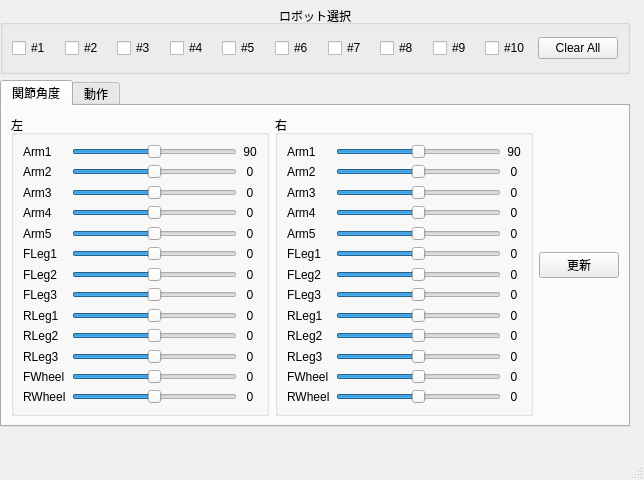
<?xml version="1.0" encoding="UTF-8"?>
<ui version="4.0">
 <class>MainWindow</class>
 <widget class="QMainWindow" name="MainWindow">
  <property name="geometry">
   <rect>
    <x>0</x>
    <y>0</y>
    <width>644</width>
    <height>480</height>
   </rect>
  </property>
  <property name="windowTitle">
   <string>Robot Controller</string>
  </property>
  <widget class="QWidget" name="centralwidget">
   <widget class="QTabWidget" name="tabWidget">
    <property name="geometry">
     <rect>
      <x>0</x>
      <y>80</y>
      <width>630</width>
      <height>347</height>
     </rect>
    </property>
    <property name="currentIndex">
     <number>0</number>
    </property>
    <widget class="QWidget" name="tab">
     <attribute name="title">
      <string>関節角度</string>
     </attribute>
     <layout class="QHBoxLayout" name="horizontalLayout_2" stretch="5,5,1">
      <item>
       <widget class="QGroupBox" name="groupBox_1">
        <property name="title">
         <string>左</string>
        </property>
        <layout class="QGridLayout" name="gridLayout">
         <item row="0" column="0">
          <widget class="QLabel" name="label">
           <property name="text">
            <string>Arm1</string>
           </property>
          </widget>
         </item>
         <item row="0" column="1">
          <widget class="QSlider" name="anglelSlider_0">
           <property name="minimum">
            <number>-90</number>
           </property>
           <property name="maximum">
            <number>90</number>
           </property>
           <property name="orientation">
            <enum>Qt::Horizontal</enum>
           </property>
           <property name="sliderNum" stdset="0">
            <number>0</number>
           </property>
          </widget>
         </item>
         <item row="0" column="2">
          <widget class="QLabel" name="angLabel_1">
           <property name="text">
            <string>90</string>
           </property>
           <property name="alignment">
            <set>Qt::AlignCenter</set>
           </property>
          </widget>
         </item>
         <item row="1" column="0">
          <widget class="QLabel" name="label_4">
           <property name="text">
            <string>Arm2</string>
           </property>
          </widget>
         </item>
         <item row="1" column="1">
          <widget class="QSlider" name="anglelSlider_1">
           <property name="minimum">
            <number>-90</number>
           </property>
           <property name="maximum">
            <number>90</number>
           </property>
           <property name="orientation">
            <enum>Qt::Horizontal</enum>
           </property>
           <property name="sliderNum" stdset="0">
            <number>1</number>
           </property>
          </widget>
         </item>
         <item row="1" column="2">
          <widget class="QLabel" name="angLabel_2">
           <property name="text">
            <string>0</string>
           </property>
           <property name="alignment">
            <set>Qt::AlignCenter</set>
           </property>
          </widget>
         </item>
         <item row="2" column="0">
          <widget class="QLabel" name="label_6">
           <property name="text">
            <string>Arm3</string>
           </property>
          </widget>
         </item>
         <item row="2" column="1">
          <widget class="QSlider" name="anglelSlider_3">
           <property name="minimum">
            <number>-90</number>
           </property>
           <property name="maximum">
            <number>90</number>
           </property>
           <property name="orientation">
            <enum>Qt::Horizontal</enum>
           </property>
          </widget>
         </item>
         <item row="2" column="2">
          <widget class="QLabel" name="angLabel_3">
           <property name="text">
            <string>0</string>
           </property>
           <property name="alignment">
            <set>Qt::AlignCenter</set>
           </property>
          </widget>
         </item>
         <item row="3" column="0">
          <widget class="QLabel" name="label_7">
           <property name="text">
            <string>Arm4</string>
           </property>
          </widget>
         </item>
         <item row="3" column="1">
          <widget class="QSlider" name="anglelSlider_4">
           <property name="minimum">
            <number>-90</number>
           </property>
           <property name="maximum">
            <number>90</number>
           </property>
           <property name="orientation">
            <enum>Qt::Horizontal</enum>
           </property>
          </widget>
         </item>
         <item row="3" column="2">
          <widget class="QLabel" name="angLabel_4">
           <property name="text">
            <string>0</string>
           </property>
           <property name="alignment">
            <set>Qt::AlignCenter</set>
           </property>
          </widget>
         </item>
         <item row="4" column="0">
          <widget class="QLabel" name="label_8">
           <property name="text">
            <string>Arm5</string>
           </property>
          </widget>
         </item>
         <item row="4" column="1">
          <widget class="QSlider" name="anglelSlider_5">
           <property name="minimum">
            <number>-90</number>
           </property>
           <property name="maximum">
            <number>90</number>
           </property>
           <property name="orientation">
            <enum>Qt::Horizontal</enum>
           </property>
          </widget>
         </item>
         <item row="4" column="2">
          <widget class="QLabel" name="angLabel_5">
           <property name="text">
            <string>0</string>
           </property>
           <property name="alignment">
            <set>Qt::AlignCenter</set>
           </property>
          </widget>
         </item>
         <item row="5" column="0">
          <widget class="QLabel" name="label_9">
           <property name="text">
            <string>FLeg1</string>
           </property>
          </widget>
         </item>
         <item row="5" column="1">
          <widget class="QSlider" name="anglelSlider_6">
           <property name="minimum">
            <number>-90</number>
           </property>
           <property name="maximum">
            <number>90</number>
           </property>
           <property name="orientation">
            <enum>Qt::Horizontal</enum>
           </property>
          </widget>
         </item>
         <item row="5" column="2">
          <widget class="QLabel" name="angLabel_6">
           <property name="text">
            <string>0</string>
           </property>
           <property name="alignment">
            <set>Qt::AlignCenter</set>
           </property>
          </widget>
         </item>
         <item row="6" column="0">
          <widget class="QLabel" name="label_10">
           <property name="text">
            <string>FLeg2</string>
           </property>
          </widget>
         </item>
         <item row="6" column="1">
          <widget class="QSlider" name="anglelSlider_7">
           <property name="minimum">
            <number>-90</number>
           </property>
           <property name="maximum">
            <number>90</number>
           </property>
           <property name="orientation">
            <enum>Qt::Horizontal</enum>
           </property>
          </widget>
         </item>
         <item row="6" column="2">
          <widget class="QLabel" name="angLabel_7">
           <property name="text">
            <string>0</string>
           </property>
           <property name="alignment">
            <set>Qt::AlignCenter</set>
           </property>
          </widget>
         </item>
         <item row="7" column="0">
          <widget class="QLabel" name="label_11">
           <property name="text">
            <string>FLeg3</string>
           </property>
          </widget>
         </item>
         <item row="7" column="1">
          <widget class="QSlider" name="anglelSlider_8">
           <property name="minimum">
            <number>-90</number>
           </property>
           <property name="maximum">
            <number>90</number>
           </property>
           <property name="orientation">
            <enum>Qt::Horizontal</enum>
           </property>
          </widget>
         </item>
         <item row="7" column="2">
          <widget class="QLabel" name="angLabel_8">
           <property name="text">
            <string>0</string>
           </property>
           <property name="alignment">
            <set>Qt::AlignCenter</set>
           </property>
          </widget>
         </item>
         <item row="8" column="0">
          <widget class="QLabel" name="label_12">
           <property name="text">
            <string>RLeg1</string>
           </property>
          </widget>
         </item>
         <item row="8" column="1">
          <widget class="QSlider" name="anglelSlider_9">
           <property name="minimum">
            <number>-90</number>
           </property>
           <property name="maximum">
            <number>90</number>
           </property>
           <property name="orientation">
            <enum>Qt::Horizontal</enum>
           </property>
          </widget>
         </item>
         <item row="8" column="2">
          <widget class="QLabel" name="angLabel_9">
           <property name="text">
            <string>0</string>
           </property>
           <property name="alignment">
            <set>Qt::AlignCenter</set>
           </property>
          </widget>
         </item>
         <item row="9" column="0">
          <widget class="QLabel" name="label_13">
           <property name="text">
            <string>RLeg2</string>
           </property>
          </widget>
         </item>
         <item row="9" column="1">
          <widget class="QSlider" name="anglelSlider_10">
           <property name="minimum">
            <number>-90</number>
           </property>
           <property name="maximum">
            <number>90</number>
           </property>
           <property name="orientation">
            <enum>Qt::Horizontal</enum>
           </property>
          </widget>
         </item>
         <item row="9" column="2">
          <widget class="QLabel" name="angLabel_10">
           <property name="text">
            <string>0</string>
           </property>
           <property name="alignment">
            <set>Qt::AlignCenter</set>
           </property>
          </widget>
         </item>
         <item row="10" column="0">
          <widget class="QLabel" name="label_14">
           <property name="text">
            <string>RLeg3</string>
           </property>
          </widget>
         </item>
         <item row="10" column="1">
          <widget class="QSlider" name="anglelSlider_11">
           <property name="minimum">
            <number>-90</number>
           </property>
           <property name="maximum">
            <number>90</number>
           </property>
           <property name="orientation">
            <enum>Qt::Horizontal</enum>
           </property>
          </widget>
         </item>
         <item row="10" column="2">
          <widget class="QLabel" name="angLabel_11">
           <property name="text">
            <string>0</string>
           </property>
           <property name="alignment">
            <set>Qt::AlignCenter</set>
           </property>
          </widget>
         </item>
         <item row="11" column="0">
          <widget class="QLabel" name="label_5">
           <property name="text">
            <string>FWheel</string>
           </property>
          </widget>
         </item>
         <item row="11" column="1">
          <widget class="QSlider" name="wheelSlider_1">
           <property name="minimum">
            <number>-90</number>
           </property>
           <property name="maximum">
            <number>90</number>
           </property>
           <property name="orientation">
            <enum>Qt::Horizontal</enum>
           </property>
          </widget>
         </item>
         <item row="11" column="2">
          <widget class="QLabel" name="wheelLabel_1">
           <property name="text">
            <string>0</string>
           </property>
           <property name="alignment">
            <set>Qt::AlignCenter</set>
           </property>
          </widget>
         </item>
         <item row="12" column="0">
          <widget class="QLabel" name="label_15">
           <property name="text">
            <string>RWheel</string>
           </property>
          </widget>
         </item>
         <item row="12" column="1">
          <widget class="QSlider" name="wheelSlider_2">
           <property name="minimum">
            <number>-90</number>
           </property>
           <property name="maximum">
            <number>90</number>
           </property>
           <property name="orientation">
            <enum>Qt::Horizontal</enum>
           </property>
          </widget>
         </item>
         <item row="12" column="2">
          <widget class="QLabel" name="wheelLabel_2">
           <property name="text">
            <string>0</string>
           </property>
           <property name="alignment">
            <set>Qt::AlignCenter</set>
           </property>
          </widget>
         </item>
        </layout>
       </widget>
      </item>
      <item>
       <widget class="QGroupBox" name="groupBox_2">
        <property name="title">
         <string>右</string>
        </property>
        <layout class="QGridLayout" name="gridLayout_2">
         <item row="0" column="0">
          <widget class="QLabel" name="label_2">
           <property name="text">
            <string>Arm1</string>
           </property>
          </widget>
         </item>
         <item row="0" column="1">
          <widget class="QSlider" name="anglelSlider_12">
           <property name="minimum">
            <number>-90</number>
           </property>
           <property name="maximum">
            <number>90</number>
           </property>
           <property name="orientation">
            <enum>Qt::Horizontal</enum>
           </property>
          </widget>
         </item>
         <item row="0" column="2">
          <widget class="QLabel" name="angLabel_12">
           <property name="text">
            <string>90</string>
           </property>
           <property name="alignment">
            <set>Qt::AlignCenter</set>
           </property>
          </widget>
         </item>
         <item row="1" column="0">
          <widget class="QLabel" name="label_16">
           <property name="text">
            <string>Arm2</string>
           </property>
          </widget>
         </item>
         <item row="1" column="1">
          <widget class="QSlider" name="anglelSlider_13">
           <property name="minimum">
            <number>-90</number>
           </property>
           <property name="maximum">
            <number>90</number>
           </property>
           <property name="orientation">
            <enum>Qt::Horizontal</enum>
           </property>
          </widget>
         </item>
         <item row="1" column="2">
          <widget class="QLabel" name="angLabel_13">
           <property name="text">
            <string>0</string>
           </property>
           <property name="alignment">
            <set>Qt::AlignCenter</set>
           </property>
          </widget>
         </item>
         <item row="2" column="0">
          <widget class="QLabel" name="label_17">
           <property name="text">
            <string>Arm3</string>
           </property>
          </widget>
         </item>
         <item row="2" column="1">
          <widget class="QSlider" name="anglelSlider_14">
           <property name="minimum">
            <number>-90</number>
           </property>
           <property name="maximum">
            <number>90</number>
           </property>
           <property name="orientation">
            <enum>Qt::Horizontal</enum>
           </property>
          </widget>
         </item>
         <item row="2" column="2">
          <widget class="QLabel" name="angLabel_14">
           <property name="text">
            <string>0</string>
           </property>
           <property name="alignment">
            <set>Qt::AlignCenter</set>
           </property>
          </widget>
         </item>
         <item row="3" column="0">
          <widget class="QLabel" name="label_18">
           <property name="text">
            <string>Arm4</string>
           </property>
          </widget>
         </item>
         <item row="3" column="1">
          <widget class="QSlider" name="anglelSlider_15">
           <property name="minimum">
            <number>-90</number>
           </property>
           <property name="maximum">
            <number>90</number>
           </property>
           <property name="orientation">
            <enum>Qt::Horizontal</enum>
           </property>
          </widget>
         </item>
         <item row="3" column="2">
          <widget class="QLabel" name="angLabel_15">
           <property name="text">
            <string>0</string>
           </property>
           <property name="alignment">
            <set>Qt::AlignCenter</set>
           </property>
          </widget>
         </item>
         <item row="4" column="0">
          <widget class="QLabel" name="label_19">
           <property name="text">
            <string>Arm5</string>
           </property>
          </widget>
         </item>
         <item row="4" column="1">
          <widget class="QSlider" name="anglelSlider_16">
           <property name="minimum">
            <number>-90</number>
           </property>
           <property name="maximum">
            <number>90</number>
           </property>
           <property name="orientation">
            <enum>Qt::Horizontal</enum>
           </property>
          </widget>
         </item>
         <item row="4" column="2">
          <widget class="QLabel" name="angLabel_16">
           <property name="text">
            <string>0</string>
           </property>
           <property name="alignment">
            <set>Qt::AlignCenter</set>
           </property>
          </widget>
         </item>
         <item row="5" column="0">
          <widget class="QLabel" name="label_20">
           <property name="text">
            <string>FLeg1</string>
           </property>
          </widget>
         </item>
         <item row="5" column="1">
          <widget class="QSlider" name="anglelSlider_17">
           <property name="minimum">
            <number>-90</number>
           </property>
           <property name="maximum">
            <number>90</number>
           </property>
           <property name="orientation">
            <enum>Qt::Horizontal</enum>
           </property>
          </widget>
         </item>
         <item row="5" column="2">
          <widget class="QLabel" name="angLabel_17">
           <property name="text">
            <string>0</string>
           </property>
           <property name="alignment">
            <set>Qt::AlignCenter</set>
           </property>
          </widget>
         </item>
         <item row="6" column="0">
          <widget class="QLabel" name="label_21">
           <property name="text">
            <string>FLeg2</string>
           </property>
          </widget>
         </item>
         <item row="6" column="1">
          <widget class="QSlider" name="anglelSlider_18">
           <property name="minimum">
            <number>-90</number>
           </property>
           <property name="maximum">
            <number>90</number>
           </property>
           <property name="orientation">
            <enum>Qt::Horizontal</enum>
           </property>
          </widget>
         </item>
         <item row="6" column="2">
          <widget class="QLabel" name="angLabel_18">
           <property name="text">
            <string>0</string>
           </property>
           <property name="alignment">
            <set>Qt::AlignCenter</set>
           </property>
          </widget>
         </item>
         <item row="7" column="0">
          <widget class="QLabel" name="label_22">
           <property name="text">
            <string>FLeg3</string>
           </property>
          </widget>
         </item>
         <item row="7" column="1">
          <widget class="QSlider" name="anglelSlider_19">
           <property name="minimum">
            <number>-90</number>
           </property>
           <property name="maximum">
            <number>90</number>
           </property>
           <property name="orientation">
            <enum>Qt::Horizontal</enum>
           </property>
          </widget>
         </item>
         <item row="7" column="2">
          <widget class="QLabel" name="angLabel_19">
           <property name="text">
            <string>0</string>
           </property>
           <property name="alignment">
            <set>Qt::AlignCenter</set>
           </property>
          </widget>
         </item>
         <item row="8" column="0">
          <widget class="QLabel" name="label_23">
           <property name="text">
            <string>RLeg1</string>
           </property>
          </widget>
         </item>
         <item row="8" column="1">
          <widget class="QSlider" name="anglelSlider_20">
           <property name="minimum">
            <number>-90</number>
           </property>
           <property name="maximum">
            <number>90</number>
           </property>
           <property name="orientation">
            <enum>Qt::Horizontal</enum>
           </property>
          </widget>
         </item>
         <item row="8" column="2">
          <widget class="QLabel" name="angLabel_20">
           <property name="text">
            <string>0</string>
           </property>
           <property name="alignment">
            <set>Qt::AlignCenter</set>
           </property>
          </widget>
         </item>
         <item row="9" column="0">
          <widget class="QLabel" name="label_24">
           <property name="text">
            <string>RLeg2</string>
           </property>
          </widget>
         </item>
         <item row="9" column="1">
          <widget class="QSlider" name="anglelSlider_21">
           <property name="minimum">
            <number>-90</number>
           </property>
           <property name="maximum">
            <number>90</number>
           </property>
           <property name="orientation">
            <enum>Qt::Horizontal</enum>
           </property>
          </widget>
         </item>
         <item row="9" column="2">
          <widget class="QLabel" name="angLabel_21">
           <property name="text">
            <string>0</string>
           </property>
           <property name="alignment">
            <set>Qt::AlignCenter</set>
           </property>
          </widget>
         </item>
         <item row="10" column="0">
          <widget class="QLabel" name="label_25">
           <property name="text">
            <string>RLeg3</string>
           </property>
          </widget>
         </item>
         <item row="10" column="1">
          <widget class="QSlider" name="anglelSlider_22">
           <property name="minimum">
            <number>-90</number>
           </property>
           <property name="maximum">
            <number>90</number>
           </property>
           <property name="orientation">
            <enum>Qt::Horizontal</enum>
           </property>
          </widget>
         </item>
         <item row="10" column="2">
          <widget class="QLabel" name="angLabel_22">
           <property name="text">
            <string>0</string>
           </property>
           <property name="alignment">
            <set>Qt::AlignCenter</set>
           </property>
          </widget>
         </item>
         <item row="11" column="0">
          <widget class="QLabel" name="label_26">
           <property name="text">
            <string>FWheel</string>
           </property>
          </widget>
         </item>
         <item row="11" column="1">
          <widget class="QSlider" name="wheelSlider_3">
           <property name="minimum">
            <number>-90</number>
           </property>
           <property name="maximum">
            <number>90</number>
           </property>
           <property name="orientation">
            <enum>Qt::Horizontal</enum>
           </property>
          </widget>
         </item>
         <item row="11" column="2">
          <widget class="QLabel" name="wheelLabel_3">
           <property name="text">
            <string>0</string>
           </property>
           <property name="alignment">
            <set>Qt::AlignCenter</set>
           </property>
          </widget>
         </item>
         <item row="12" column="0">
          <widget class="QLabel" name="label_27">
           <property name="text">
            <string>RWheel</string>
           </property>
          </widget>
         </item>
         <item row="12" column="1">
          <widget class="QSlider" name="wheelSlider_4">
           <property name="minimum">
            <number>-90</number>
           </property>
           <property name="maximum">
            <number>90</number>
           </property>
           <property name="orientation">
            <enum>Qt::Horizontal</enum>
           </property>
          </widget>
         </item>
         <item row="12" column="2">
          <widget class="QLabel" name="wheelLabel_4">
           <property name="text">
            <string>0</string>
           </property>
           <property name="alignment">
            <set>Qt::AlignCenter</set>
           </property>
          </widget>
         </item>
        </layout>
       </widget>
      </item>
      <item>
       <widget class="QPushButton" name="pushButton_2">
        <property name="text">
         <string>更新</string>
        </property>
       </widget>
      </item>
     </layout>
    </widget>
    <widget class="QWidget" name="tab_2">
     <attribute name="title">
      <string>動作</string>
     </attribute>
     <widget class="QGroupBox" name="groupBox_4">
      <property name="geometry">
       <rect>
        <x>9</x>
        <y>9</y>
        <width>292</width>
        <height>330</height>
       </rect>
      </property>
      <property name="title">
       <string>動作</string>
      </property>
      <widget class="QPushButton" name="fwdButton">
       <property name="geometry">
        <rect>
         <x>100</x>
         <y>40</y>
         <width>89</width>
         <height>25</height>
        </rect>
       </property>
       <property name="text">
        <string>前進</string>
       </property>
      </widget>
      <widget class="QPushButton" name="bwdButton">
       <property name="geometry">
        <rect>
         <x>100</x>
         <y>80</y>
         <width>89</width>
         <height>25</height>
        </rect>
       </property>
       <property name="text">
        <string>後退</string>
       </property>
      </widget>
      <widget class="QPushButton" name="rtnButton">
       <property name="geometry">
        <rect>
         <x>190</x>
         <y>60</y>
         <width>89</width>
         <height>25</height>
        </rect>
       </property>
       <property name="text">
        <string>右旋回</string>
       </property>
      </widget>
      <widget class="QPushButton" name="ltnButton">
       <property name="geometry">
        <rect>
         <x>10</x>
         <y>60</y>
         <width>89</width>
         <height>25</height>
        </rect>
       </property>
       <property name="text">
        <string>左旋回</string>
       </property>
      </widget>
      <widget class="QSlider" name="horizontalSlider">
       <property name="geometry">
        <rect>
         <x>60</x>
         <y>130</y>
         <width>160</width>
         <height>16</height>
        </rect>
       </property>
       <property name="orientation">
        <enum>Qt::Horizontal</enum>
       </property>
      </widget>
     </widget>
     <widget class="QGroupBox" name="groupBox_5">
      <property name="geometry">
       <rect>
        <x>307</x>
        <y>9</y>
        <width>291</width>
        <height>330</height>
       </rect>
      </property>
      <property name="title">
       <string>情報</string>
      </property>
     </widget>
    </widget>
   </widget>
   <widget class="QGroupBox" name="groupBox">
    <property name="geometry">
     <rect>
      <x>0</x>
      <y>5</y>
      <width>630</width>
      <height>69</height>
     </rect>
    </property>
    <property name="layoutDirection">
     <enum>Qt::LeftToRight</enum>
    </property>
    <property name="autoFillBackground">
     <bool>false</bool>
    </property>
    <property name="title">
     <string>ロボット選択</string>
    </property>
    <property name="alignment">
     <set>Qt::AlignCenter</set>
    </property>
    <layout class="QHBoxLayout" name="horizontalLayout">
     <item>
      <widget class="QCheckBox" name="checkBox_1">
       <property name="text">
        <string>#1</string>
       </property>
       <property name="tristate">
        <bool>false</bool>
       </property>
      </widget>
     </item>
     <item>
      <widget class="QCheckBox" name="checkBox_2">
       <property name="text">
        <string>#2</string>
       </property>
      </widget>
     </item>
     <item>
      <widget class="QCheckBox" name="checkBox_3">
       <property name="text">
        <string>#3</string>
       </property>
      </widget>
     </item>
     <item>
      <widget class="QCheckBox" name="checkBox_4">
       <property name="text">
        <string>#4</string>
       </property>
      </widget>
     </item>
     <item>
      <widget class="QCheckBox" name="checkBox_5">
       <property name="text">
        <string>#5</string>
       </property>
      </widget>
     </item>
     <item>
      <widget class="QCheckBox" name="checkBox_6">
       <property name="text">
        <string>#6</string>
       </property>
      </widget>
     </item>
     <item>
      <widget class="QCheckBox" name="checkBox_7">
       <property name="text">
        <string>#7</string>
       </property>
      </widget>
     </item>
     <item>
      <widget class="QCheckBox" name="checkBox_8">
       <property name="text">
        <string>#8</string>
       </property>
      </widget>
     </item>
     <item>
      <widget class="QCheckBox" name="checkBox_9">
       <property name="text">
        <string>#9</string>
       </property>
      </widget>
     </item>
     <item>
      <widget class="QCheckBox" name="checkBox_10">
       <property name="text">
        <string>#10</string>
       </property>
      </widget>
     </item>
     <item>
      <widget class="QPushButton" name="pushButton">
       <property name="text">
        <string>Clear All</string>
       </property>
      </widget>
     </item>
    </layout>
   </widget>
  </widget>
  <widget class="QMenuBar" name="menubar">
   <property name="geometry">
    <rect>
     <x>0</x>
     <y>0</y>
     <width>644</width>
     <height>28</height>
    </rect>
   </property>
  </widget>
  <widget class="QStatusBar" name="statusbar"/>
 </widget>
 <resources/>
 <connections>
  <connection>
   <sender>anglelSlider_0</sender>
   <signal>sliderMoved(int)</signal>
   <receiver>MainWindow</receiver>
   <slot>servoControl(int)</slot>
   <hints>
    <hint type="sourcelabel">
     <x>157</x>
     <y>184</y>
    </hint>
    <hint type="destinationlabel">
     <x>319</x>
     <y>239</y>
    </hint>
   </hints>
  </connection>
 </connections>
 <slots>
  <slot>servoControl(int)</slot>
 </slots>
</ui>
